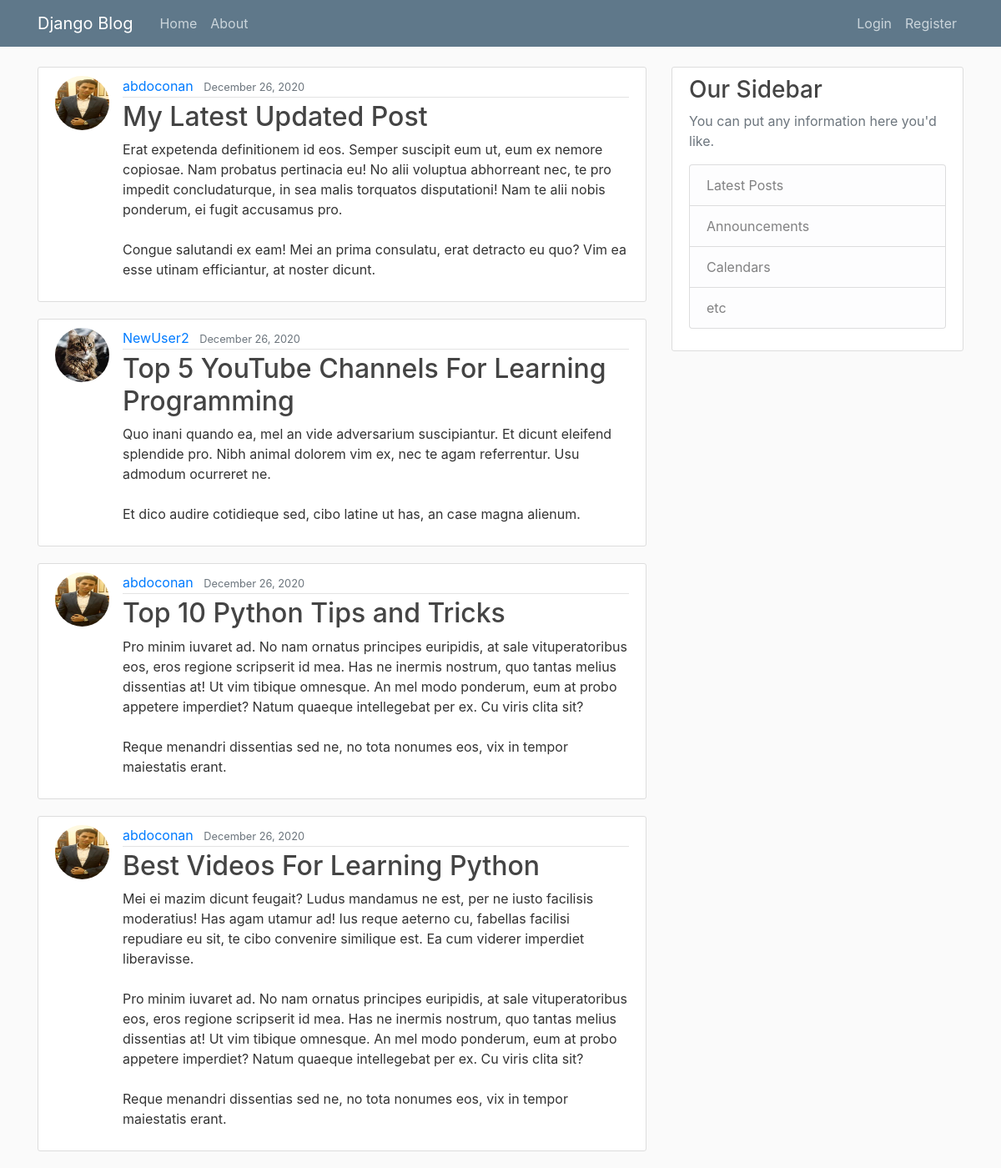
The page / on the database its author committed.
### myblog/models.py (models this page shows, shortened)
class Posts(models.Model):
    title = models.CharField(max_length = 100)
    content = models.TextField()
    date_posted = models.DateTimeField(default = timezone.now)
    author = models.ForeignKey(User, on_delete = models.CASCADE)

### Users/models.py (models this page shows, shortened)
class Profile(models.Model):
    user = models.OneToOneField(User, on_delete = models.CASCADE)
    image = models.ImageField(default = "defualt.jpg", upload_to = 'profile_pics')

### myblog/views.py (the view)
# urls.py: path('', PostListView.as_view(), name = 'blog-home'),
class PostListView(ListView):
    model = Posts
    template_name = 'myblog/home.html' # defult route for class base view <app>/<model>_<viewtype>.html
    context_object_name = 'posts'
    ordering = ['-date_posted']
    paginate_by = 4

### myblog/templates/myblog/home.html
{%extends 'myblog/base.html' %}
    {% block content %}
       {% for post in posts %}
            <article class="media content-section">
                <img class='rounded-circle article-img'  src="{{ post.author.profile.image.url }}">
                <div class="media-body">
                <div class="article-metadata">
                    <a class="mr-2" href="#">{{ post.author }}</a>
                    <small class="text-muted">{{ post.date_posted|date:"F d, Y" }}</small>
                </div>
                <h2><a class="article-title" href="{% url 'post-detial' post.id %}">{{ post.title }}</a></h2>
                <p class="article-content">{{ post.content }}</p>
                </div>
            </article>
        {% endfor %}
    {% endblock content%}

### myblog/static/myblog/main.css (style rules this page uses)
body { background: #fafafa; color: #333333; margin-top: 5rem; }
h1, h2, h3, h4, h5, h6 { color: #444444; }
.content-section { background: #ffffff; padding: 10px 20px; border: 1px solid #dddddd; border-radius: 3px; margin-bottom: 20px; }
.article-title { color: #444444; }
.article-content { white-space: pre-line; }
.article-img { height: 65px; width: 65px; margin-right: 16px; }
.article-metadata { padding-bottom: 1px; margin-bottom: 4px; border-bottom: 1px solid #e3e3e3 }

### rows shown on the page
Posts: author.profile.image (picture), author "abdoconan", date_posted "December 26, 2020", title "My Latest Updated Post", content "Erat expetenda definitionem id eos. Semper suscipit eum ut, eum ex nemore copiosae. Nam probatus pertinacia eu! No alii voluptua abhorreant nec, te pro impedit concludaturque, in sea malis torquatos disputationi! Nam te alii nobis ponderum, ei fugit accusamus pro. Congue salutandi ex eam! Mei an prima consulatu, erat detracto eu quo? Vim ea esse utinam efficiantur, at noster dicunt."
Posts: author.profile.image (picture), author "NewUser2", date_posted "December 26, 2020", title "Top 5 YouTube Channels For Learning Programming", content "Quo inani quando ea, mel an vide adversarium suscipiantur. Et dicunt eleifend splendide pro. Nibh animal dolorem vim ex, nec te agam referrentur. Usu admodum ocurreret ne. Et dico audire cotidieque sed, cibo latine ut has, an case magna alienum."
Posts: author.profile.image (picture), author "abdoconan", date_posted "December 26, 2020", title "Top 10 Python Tips and Tricks", content "Pro minim iuvaret ad. No nam ornatus principes euripidis, at sale vituperatoribus eos, eros regione scripserit id mea. Has ne inermis nostrum, quo tantas melius dissentias at! Ut vim tibique omnesque. An mel modo ponderum, eum at probo appetere imperdiet? Natum quaeque intellegebat per ex. Cu viris clita sit? Reque menandri dissentias sed ne, no tota nonumes eos, vix in tempor maiestatis erant."
Posts: author.profile.image (picture), author "abdoconan", date_posted "December 26, 2020", title "Best Videos For Learning Python", content "Mei ei mazim dicunt feugait? Ludus mandamus ne est, per ne iusto facilisis moderatius! Has agam utamur ad! Ius reque aeterno cu, fabellas facilisi repudiare eu sit, te cibo convenire similique est. Ea cum viderer imperdiet liberavisse. Pro minim iuvaret ad. No nam ornatus principes euripidis, at sale vituperatoribus eos, eros regione scripserit id mea. Has ne inermis nostrum, quo tantas melius dissentias at! Ut vim tibique omnesque. An mel modo ponderum, eum at probo appetere imperdiet? Natum quaeque intellegebat per ex. Cu viris clita sit? Reque menandri dissentias sed ne, no tota nonumes eos, vix in tempor maiestatis erant."
